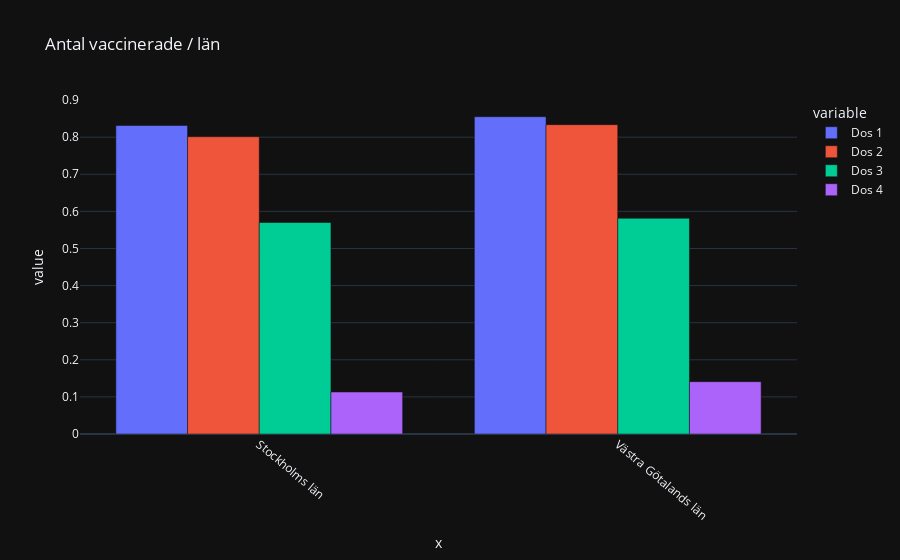

The code cell stored with this chart in its notebook:
### Markdown cell above
### Uppgift g)
Tag Västra Götalands län och Stockholms län och rita diagram över andelen vaccinerade med minst 1 dos, två doser, tre doser och fyra doser.

### Code cell
# Solution by @Danneftw1

# Received help from Håkan in order to group both provinces together to create 4 variables instead of 8
västra_göta_stockh = vaccin[(vaccin["Län_namn"] == "Västra Götalands län") | (vaccin["Län_namn"] == "Stockholms län")]
västra_göta_stockh_group = västra_göta_stockh.groupby("Län")

# works same as exercise above after grouping
andel_dos1 = västra_göta_stockh_group["Antal minst 1 dos"].sum() / västra_göta_stockh_group["Befolkning"].sum()
andel_dos2 = västra_göta_stockh_group["Antal minst 2 doser"].sum() / västra_göta_stockh_group["Befolkning"].sum()
andel_dos3 = västra_göta_stockh_group["Antal 3 doser"].sum() / västra_göta_stockh_group["Befolkning"].sum()
andel_dos4 = västra_göta_stockh_group["Antal 4 doser"].sum() / västra_göta_stockh_group["Befolkning"].sum()

labels_dos ={
            "value": "Befolkning",
            "variable": "Antal doser",
            "x": "Sveriges Län",},

sub_labels = {
            "wide_variable_0": "Dos 1",
            "wide_variable_1": "Dos 2",
            "wide_variable_2": "Dos 3",
            "wide_variable_3": "Dos 4"}

plotly_bar_plot_with_labels_sublabels( 
    västra_göta_stockh.Län_namn.unique(),
    [andel_dos1, andel_dos2, andel_dos3, andel_dos4], 
    "Antal vaccinerade / län", 
    labels_dos, sub_labels, 
    "Andel_vaccinerade_vg_sthl.html")

# plotly_bar_plot_with_labels_sublabels.write_html("Visualiseringar/Andel_vaccinerade_vg_sthl.html")

### Figure 1 — Plotly figure (JSON) as saved in the notebook; plotly's stock layout.template omitted (floating-point values rounded to 4 significant figures)
{"data": [{"alignmentgroup": "True", "hovertemplate": "variable=wide_variable_0<br>x=%{x}<br>value=%{y}<extra></extra>", "legendgroup": "wide_variable_0", "marker": {"color": "#636efa", "pattern": {"shape": ""}}, "name": "Dos 1", "offsetgroup": "wide_variable_0", "orientation": "v", "showlegend": true, "textposition": "auto", "type": "bar", "x": ["Stockholms län", "Västra Götalands län"], "xaxis": "x", "y": [0.8314, 0.8552], "yaxis": "y"}, {"alignmentgroup": "True", "hovertemplate": "variable=wide_variable_1<br>x=%{x}<br>value=%{y}<extra></extra>", "legendgroup": "wide_variable_1", "marker": {"color": "#EF553B", "pattern": {"shape": ""}}, "name": "Dos 2", "offsetgroup": "wide_variable_1", "orientation": "v", "showlegend": true, "textposition": "auto", "type": "bar", "x": ["Stockholms län", "Västra Götalands län"], "xaxis": "x", "y": [0.8013, 0.8337], "yaxis": "y"}, {"alignmentgroup": "True", "hovertemplate": "variable=wide_variable_2<br>x=%{x}<br>value=%{y}<extra></extra>", "legendgroup": "wide_variable_2", "marker": {"color": "#00cc96", "pattern": {"shape": ""}}, "name": "Dos 3", "offsetgroup": "wide_variable_2", "orientation": "v", "showlegend": true, "textposition": "auto", "type": "bar", "x": ["Stockholms län", "Västra Götalands län"], "xaxis": "x", "y": [0.57, 0.5815], "yaxis": "y"}, {"alignmentgroup": "True", "hovertemplate": "variable=wide_variable_3<br>x=%{x}<br>value=%{y}<extra></extra>", "legendgroup": "wide_variable_3", "marker": {"color": "#ab63fa", "pattern": {"shape": ""}}, "name": "Dos 4", "offsetgroup": "wide_variable_3", "orientation": "v", "showlegend": true, "textposition": "auto", "type": "bar", "x": ["Stockholms län", "Västra Götalands län"], "xaxis": "x", "y": [0.1132, 0.1411], "yaxis": "y"}], "layout": {"barmode": "group", "legend": {"title": {"text": "variable"}, "tracegroupgap": 0}, "title": {"text": "Antal vaccinerade / län"}, "xaxis": {"anchor": "y", "domain": [0, 1], "tickangle": 40, "title": {"text": "x"}}, "yaxis": {"anchor": "x", "domain": [0, 1], "title": {"text": "value"}}}}
